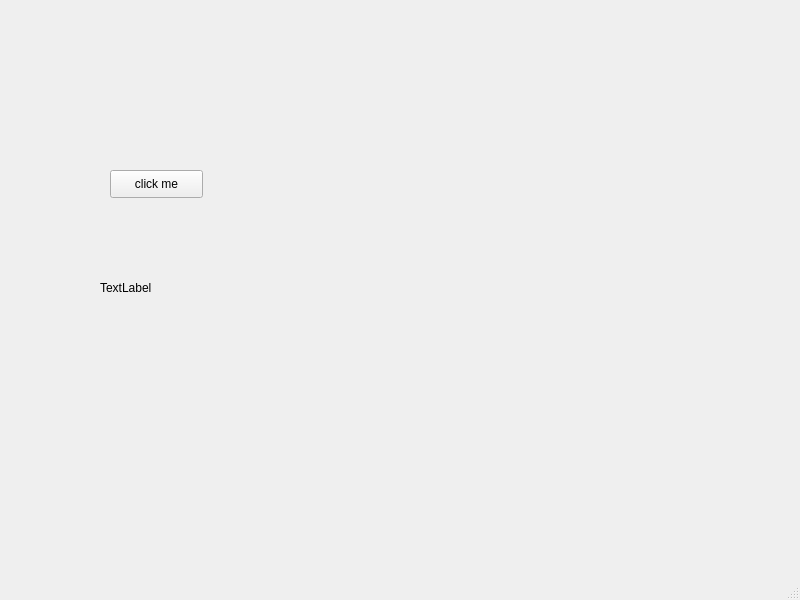
<?xml version="1.0" encoding="UTF-8"?>
<ui version="4.0">
 <class>MainWindow</class>
 <widget class="QMainWindow" name="MainWindow">
  <property name="geometry">
   <rect>
    <x>0</x>
    <y>0</y>
    <width>800</width>
    <height>600</height>
   </rect>
  </property>
  <property name="windowTitle">
   <string>MainWindow</string>
  </property>
  <widget class="QWidget" name="centralwidget">
   <widget class="QPushButton" name="pushButton">
    <property name="geometry">
     <rect>
      <x>110</x>
      <y>170</y>
      <width>93</width>
      <height>28</height>
     </rect>
    </property>
    <property name="text">
     <string>click me</string>
    </property>
   </widget>
   <widget class="QLabel" name="label">
    <property name="geometry">
     <rect>
      <x>100</x>
      <y>280</y>
      <width>72</width>
      <height>15</height>
     </rect>
    </property>
    <property name="text">
     <string>TextLabel</string>
    </property>
   </widget>
  </widget>
  <widget class="QMenuBar" name="menubar">
   <property name="geometry">
    <rect>
     <x>0</x>
     <y>0</y>
     <width>800</width>
     <height>26</height>
    </rect>
   </property>
  </widget>
  <widget class="QStatusBar" name="statusbar"/>
 </widget>
 <resources/>
 <connections/>
</ui>
